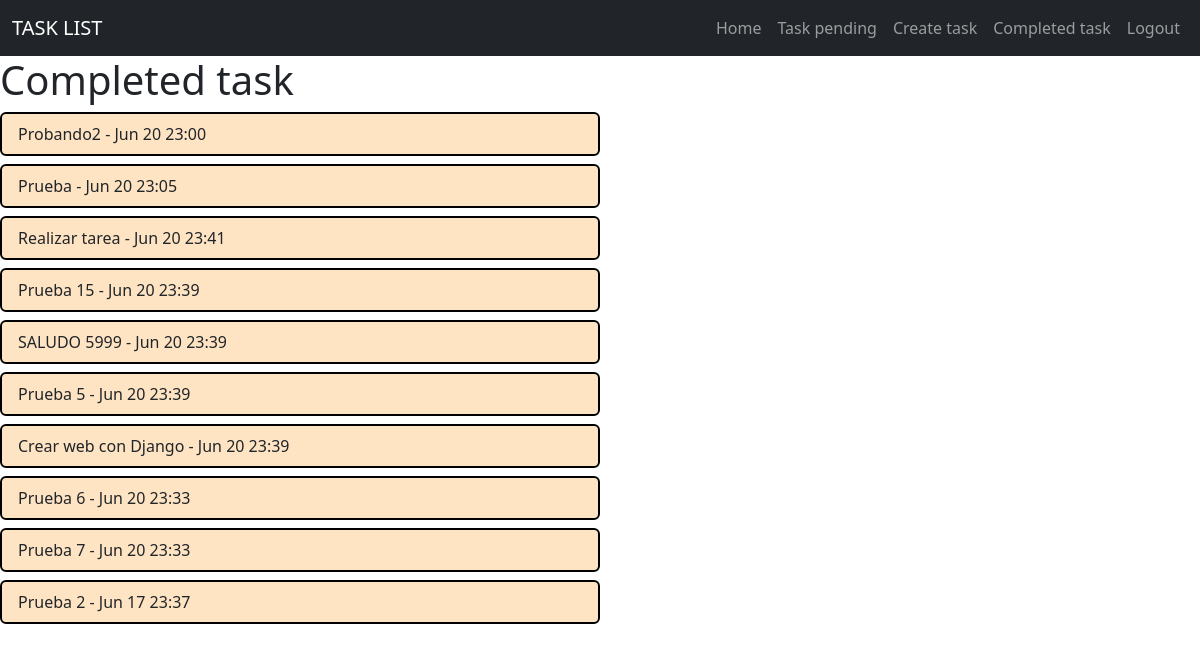
Page /list_task_complete/ (signed in) on the committed database.
### tasks/models.py (models this page shows)
class Task(models.Model):
    title = models.CharField(max_length=100)
    description = models.TextField(max_length=500, blank=True)
    created = models.DateTimeField(auto_now_add=True)
    datecompleted= models.DateTimeField(null=True)
    important= models.BooleanField(default=False)
    user= models.ForeignKey(User, on_delete=models.CASCADE)
    def __str__(self):
        return self.title

### tasks/views.py (the view)
# urls.py: path("list_task_complete/", views.list_completed_task, name='list_task_completed'),
@login_required
def list_completed_task(request):
        tasklist = Task.objects.filter(user_id=request.user, datecompleted__isnull=False).order_by('-datecompleted')
        print(tasklist)
        return render(request, 'complete_task.html' , {'listask': tasklist})

### tasks/templates/complete_task.html
{% extends 'base.html' %}
{% block content %}
<h1>Completed task</h1>
{% for tarea in listask %}
<ul class="list-group mb-2">
    <li class="list-group-item" style="width: 50%; background-color: bisque; border: 2px black solid; ">{{ tarea }} - {{tarea.datecompleted|date:'M j y:i'}}</li>
</ul>
{% endfor %}
{% endblock %}

### tasks/templates/base.html (shortened to what this page needs)
<!DOCTYPE html>
<html lang="en">
<head>
    <link href="https://cdn.jsdelivr.net/npm/bootstrap@5.3.0/dist/css/bootstrap.min.css" rel="stylesheet">
</head>
<body>
    <nav class="navbar navbar-expand-lg bg-dark navbar-dark">
        <div class="container-fluid">
          <a class="navbar-brand" href="{% url 'home' %}">TASK LIST</a>
          <div class="collapse navbar-collapse" id="navbarNav">
            <ul class="navbar-nav ms-auto">
                <li class="nav-item">
                    <a class="nav-link" href="{% url 'home' %}">Home</a>
                </li>
                {% if user.is_authenticated %}
                <li class="nav-item">
                    <a class="nav-link" href="{% url 'task' %}">Task pending</a>
                </li>
                <li class="nav-item">
                    <a class="nav-link" href="{% url 'create_task' %}">Create task</a>
                </li>
                <li>
                    <a class="nav-link" href="{% url 'list_task_completed' %}">Completed task</a>
                </li>
                <li class="nav-item">
                    <a class="nav-link" href="{% url 'logout' %}">Logout</a>
                </li>
                {% endif %}
            </ul>
          </div>
        </div>
      </nav>
    {% block content %}
    {% endblock %}
</body>
</html>

### rows in the picture
Task: title "Probando2", datecompleted "Jun 20 23:00"
Task: title "Prueba", datecompleted "Jun 20 23:05"
Task: title "Realizar tarea", datecompleted "Jun 20 23:41"
Task: title "Prueba 15", datecompleted "Jun 20 23:39"
Task: title "SALUDO 5999", datecompleted "Jun 20 23:39"
Task: title "Prueba 5", datecompleted "Jun 20 23:39"
Task: title "Crear web con Django", datecompleted "Jun 20 23:39"
Task: title "Prueba 6", datecompleted "Jun 20 23:33"
Task: title "Prueba 7", datecompleted "Jun 20 23:33"
Task: title "Prueba 2", datecompleted "Jun 17 23:37"
